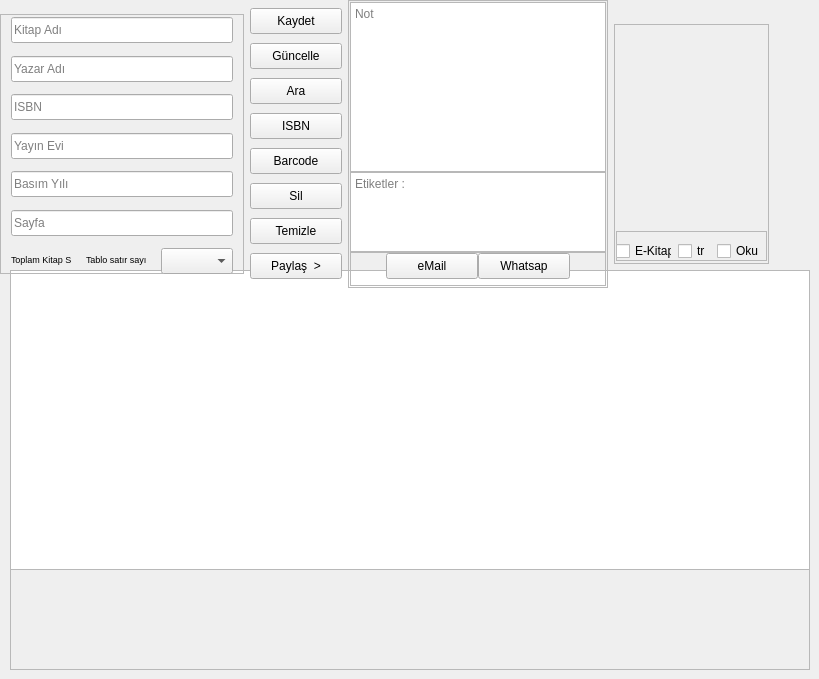
    <widget class="QWidget" name="tab">
     <attribute name="title">
      <string>Giriş</string>
     </attribute>
     <widget class="QFrame" name="frmTable">
      <property name="geometry">
       <rect>
        <x>10</x>
        <y>270</y>
        <width>800</width>
        <height>400</height>
       </rect>
      </property>
      <property name="minimumSize">
       <size>
        <width>800</width>
        <height>400</height>
       </size>
      </property>
      <property name="maximumSize">
       <size>
        <width>1000</width>
        <height>360</height>
       </size>
      </property>
      <property name="frameShape">
       <enum>QFrame::StyledPanel</enum>
      </property>
      <property name="frameShadow">
       <enum>QFrame::Raised</enum>
      </property>
      <widget class="QTableWidget" name="tblKitap">
       <property name="geometry">
        <rect>
         <x>0</x>
         <y>0</y>
         <width>800</width>
         <height>300</height>
        </rect>
       </property>
       <property name="minimumSize">
        <size>
         <width>800</width>
         <height>300</height>
        </size>
       </property>
       <property name="maximumSize">
        <size>
         <width>790</width>
         <height>300</height>
        </size>
       </property>
       <attribute name="horizontalHeaderCascadingSectionResizes">
        <bool>false</bool>
       </attribute>
       <attribute name="horizontalHeaderMinimumSectionSize">
        <number>40</number>
       </attribute>
       <attribute name="verticalHeaderMinimumSectionSize">
        <number>30</number>
       </attribute>
      </widget>
     </widget>
     <widget class="QWidget" name="">
      <layout class="QHBoxLayout" name="horizontalLayout_11">
       <item>
        <widget class="QFrame" name="frmGiris">
         <property name="maximumSize">
          <size>
           <width>250</width>
           <height>260</height>
          </size>
         </property>
         <property name="frameShape">
          <enum>QFrame::StyledPanel</enum>
         </property>
         <property name="frameShadow">
          <enum>QFrame::Raised</enum>
         </property>
         <layout class="QVBoxLayout" name="verticalLayout_8">
          <property name="spacing">
           <number>15</number>
          </property>
          <property name="leftMargin">
           <number>1</number>
          </property>
          <property name="topMargin">
           <number>2</number>
          </property>
          <property name="rightMargin">
           <number>1</number>
          </property>
          <property name="bottomMargin">
           <number>2</number>
          </property>
          <item>
           <layout class="QVBoxLayout" name="verticalLayout">
            <property name="leftMargin">
             <number>2</number>
            </property>
            <property name="topMargin">
             <number>0</number>
            </property>
            <property name="rightMargin">
             <number>2</number>
            </property>
            <property name="bottomMargin">
             <number>0</number>
            </property>
            <item>
             <layout class="QHBoxLayout" name="horizontalLayout">
              <item>
               <widget class="QLineEdit" name="leKitapAdi">
                <property name="sizePolicy">
                 <sizepolicy hsizetype="Expanding" vsizetype="Fixed">
                  <horstretch>0</horstretch>
                  <verstretch>0</verstretch>
                 </sizepolicy>
                </property>
                <property name="minimumSize">
                 <size>
                  <width>0</width>
                  <height>26</height>
                 </size>
                </property>
                <property name="maximumSize">
                 <size>
                  <width>222</width>
                  <height>26</height>
                 </size>
                </property>
                <property name="placeholderText">
                 <string>Kitap Adı</string>
                </property>
               </widget>
              </item>
             </layout>
            </item>
            <item>
             <layout class="QHBoxLayout" name="horizontalLayout_2">
              <item>
               <widget class="QLineEdit" name="leYazar">
                <property name="minimumSize">
                 <size>
                  <width>0</width>
                  <height>26</height>
                 </size>
                </property>
                <property name="maximumSize">
                 <size>
                  <width>222</width>
                  <height>26</height>
                 </size>
                </property>
                <property name="placeholderText">
                 <string>Yazar Adı</string>
                </property>
               </widget>
              </item>
             </layout>
            </item>
            <item>
             <layout class="QHBoxLayout" name="horizontalLayout_4">
              <item>
               <widget class="QLineEdit" name="leISBN">
                <property name="minimumSize">
                 <size>
                  <width>0</width>
                  <height>26</height>
                 </size>
                </property>
                <property name="maximumSize">
                 <size>
                  <width>222</width>
                  <height>26</height>
                 </size>
                </property>
                <property name="placeholderText">
                 <string>ISBN</string>
                </property>
               </widget>
              </item>
             </layout>
            </item>
            <item>
             <layout class="QHBoxLayout" name="horizontalLayout_6">
              <item>
               <widget class="QLineEdit" name="leYayinEvi">
                <property name="minimumSize">
                 <size>
                  <width>0</width>
                  <height>26</height>
                 </size>
                </property>
                <property name="maximumSize">
                 <size>
                  <width>222</width>
                  <height>26</height>
                 </size>
                </property>
                <property name="placeholderText">
                 <string>Yayın Evi</string>
                </property>
               </widget>
              </item>
             </layout>
            </item>
            <item>
             <layout class="QHBoxLayout" name="horizontalLayout_7">
              <item>
               <widget class="QLineEdit" name="leBasimYili">
                <property name="minimumSize">
                 <size>
                  <width>0</width>
                  <height>26</height>
                 </size>
                </property>
                <property name="maximumSize">
                 <size>
                  <width>222</width>
                  <height>26</height>
                 </size>
                </property>
                <property name="placeholderText">
                 <string>Basım Yılı</string>
                </property>
               </widget>
              </item>
             </layout>
            </item>
            <item>
             <layout class="QHBoxLayout" name="horizontalLayout_3">
              <property name="leftMargin">
               <number>2</number>
              </property>
              <property name="rightMargin">
               <number>2</number>
              </property>
              <item>
               <widget class="QLineEdit" name="leSayfa">
                <property name="minimumSize">
                 <size>
                  <width>0</width>
                  <height>26</height>
                 </size>
                </property>
                <property name="maximumSize">
                 <size>
                  <width>222</width>
                  <height>26</height>
                 </size>
                </property>
                <property name="placeholderText">
                 <string>Sayfa</string>
                </property>
               </widget>
              </item>
             </layout>
            </item>
            <item>
             <layout class="QHBoxLayout" name="horizontalLayout_13">
              <property name="leftMargin">
               <number>7</number>
              </property>
              <property name="rightMargin">
               <number>7</number>
              </property>
              <item>
               <widget class="QLabel" name="lbRowCount">
                <property name="maximumSize">
                 <size>
                  <width>60</width>
                  <height>26</height>
                 </size>
                </property>
                <property name="font">
                 <font>
                  <pointsize>7</pointsize>
                 </font>
                </property>
                <property name="text">
                 <string>Toplam Kitap Sayısı</string>
                </property>
               </widget>
              </item>
              <item>
               <widget class="QLabel" name="lbRowCount_2">
                <property name="maximumSize">
                 <size>
                  <width>60</width>
                  <height>26</height>
                 </size>
                </property>
                <property name="font">
                 <font>
                  <pointsize>7</pointsize>
                 </font>
                </property>
                <property name="text">
                 <string>Tablo satır sayısı</string>
                </property>
               </widget>
              </item>
              <item>
               <widget class="QComboBox" name="cboxRaf">
                <property name="minimumSize">
                 <size>
                  <width>0</width>
                  <height>26</height>
                 </size>
                </property>
                <property name="maximumSize">
                 <size>
                  <width>90</width>
                  <height>16777215</height>
                 </size>
                </property>
               </widget>
              </item>
             </layout>
            </item>
           </layout>
          </item>
         </layout>
        </widget>
       </item>
       <item>
        <layout class="QVBoxLayout" name="frmbutonbar">
         <property name="spacing">
          <number>1</number>
         </property>
         <property name="sizeConstraint">
          <enum>QLayout::SetFixedSize</enum>
         </property>
         <item>
          <widget class="QPushButton" name="btKaydet">
           <property name="minimumSize">
            <size>
             <width>92</width>
             <height>0</height>
            </size>
           </property>
           <property name="maximumSize">
            <size>
             <width>92</width>
             <height>26</height>
            </size>
           </property>
           <property name="styleSheet">
            <string notr="true"/>
           </property>
           <property name="text">
            <string>Kaydet</string>
           </property>
          </widget>
         </item>
         <item>
          <widget class="QPushButton" name="btGuncelle">
           <property name="minimumSize">
            <size>
             <width>92</width>
             <height>0</height>
            </size>
           </property>
           <property name="maximumSize">
            <size>
             <width>92</width>
             <height>26</height>
            </size>
           </property>
           <property name="text">
            <string>Güncelle</string>
           </property>
          </widget>
         </item>
         <item>
          <widget class="QPushButton" name="btAra">
           <property name="enabled">
            <bool>true</bool>
           </property>
           <property name="minimumSize">
            <size>
             <width>92</width>
             <height>0</height>
            </size>
           </property>
           <property name="maximumSize">
            <size>
             <width>92</width>
             <height>26</height>
            </size>
           </property>
           <property name="text">
            <string>Ara</string>
           </property>
          </widget>
         </item>
         <item>
          <widget class="QPushButton" name="btISBN">
           <property name="minimumSize">
            <size>
             <width>92</width>
             <height>0</height>
            </size>
           </property>
           <property name="maximumSize">
            <size>
             <width>92</width>
             <height>26</height>
            </size>
           </property>
           <property name="text">
            <string>ISBN</string>
           </property>
          </widget>
         </item>
         <item>
          <widget class="QPushButton" name="btBarcode">
           <property name="minimumSize">
            <size>
             <width>92</width>
             <height>0</height>
            </size>
           </property>
           <property name="maximumSize">
            <size>
             <width>92</width>
             <height>26</height>
            </size>
           </property>
           <property name="tabletTracking">
            <bool>true</bool>
           </property>
           <property name="styleSheet">
            <string notr="true"/>
           </property>
           <property name="text">
            <string>Barcode</string>
           </property>
           <property name="icon">
            <iconset theme="zoom-in">
             <normaloff>../kutuphane10</normaloff>../kutuphane10</iconset>
           </property>
          </widget>
         </item>
         <item>
          <widget class="QPushButton" name="btSil">
           <property name="minimumSize">
            <size>
             <width>92</width>
             <height>0</height>
            </size>
           </property>
           <property name="maximumSize">
            <size>
             <width>92</width>
             <height>26</height>
            </size>
           </property>
           <property name="text">
            <string>Sil</string>
           </property>
          </widget>
         </item>
         <item>
          <widget class="QPushButton" name="btClear">
           <property name="minimumSize">
            <size>
             <width>92</width>
             <height>0</height>
            </size>
           </property>
           <property name="maximumSize">
            <size>
             <width>92</width>
             <height>26</height>
            </size>
           </property>
           <property name="text">
            <string>Temizle</string>
           </property>
          </widget>
         </item>
         <item>
          <widget class="QPushButton" name="btPaylas">
           <property name="maximumSize">
            <size>
             <width>92</width>
             <height>26</height>
            </size>
           </property>
           <property name="text">
            <string>Paylaş  &gt;</string>
           </property>
          </widget>
         </item>
        </layout>
       </item>
       <item>
        <widget class="QFrame" name="frmNot">
         <property name="maximumSize">
          <size>
           <width>270</width>
           <height>16777215</height>
          </size>
         </property>
         <property name="frameShape">
          <enum>QFrame::StyledPanel</enum>
         </property>
         <property name="frameShadow">
          <enum>QFrame::Raised</enum>
         </property>
         <layout class="QVBoxLayout" name="verticalLayout_5">
          <property name="spacing">
           <number>0</number>
          </property>
          <property name="leftMargin">
           <number>1</number>
          </property>
          <property name="topMargin">
           <number>1</number>
          </property>
          <property name="rightMargin">
           <number>1</number>
          </property>
          <property name="bottomMargin">
           <number>1</number>
          </property>
          <item>
           <layout class="QVBoxLayout" name="verticalLayout_3">
            <property name="spacing">
             <number>0</number>
            </property>
            <item>
             <widget class="QTextEdit" name="teNot">
              <property name="minimumSize">
               <size>
                <width>0</width>
                <height>140</height>
               </size>
              </property>
              <property name="maximumSize">
               <size>
                <width>270</width>
                <height>170</height>
               </size>
              </property>
              <property name="autoFormatting">
               <set>QTextEdit::AutoNone</set>
              </property>
              <property name="html">
               <string>&lt;!DOCTYPE HTML PUBLIC &quot;-//W3C//DTD HTML 4.0//EN&quot; &quot;http://www.w3.org/TR/REC-html40/strict.dtd&quot;&gt;
&lt;html&gt;&lt;head&gt;&lt;meta name=&quot;qrichtext&quot; content=&quot;1&quot; /&gt;&lt;meta charset=&quot;utf-8&quot; /&gt;&lt;style type=&quot;text/css&quot;&gt;
p, li { white-space: pre-wrap; }
hr { height: 1px; border-width: 0; }
li.unchecked::marker { content: &quot;\2610&quot;; }
li.checked::marker { content: &quot;\2612&quot;; }
&lt;/style&gt;&lt;/head&gt;&lt;body style=&quot; font-family:'Segoe UI'; font-size:9pt; font-weight:400; font-style:normal;&quot;&gt;
&lt;p style=&quot;-qt-paragraph-type:empty; margin-top:0px; margin-bottom:0px; margin-left:0px; margin-right:0px; -qt-block-indent:0; text-indent:0px;&quot;&gt;&lt;br /&gt;&lt;/p&gt;&lt;/body&gt;&lt;/html&gt;</string>
              </property>
              <property name="placeholderText">
               <string>Not</string>
              </property>
             </widget>
            </item>
            <item>
             <widget class="QTextEdit" name="teEtiket">
              <property name="maximumSize">
               <size>
                <width>270</width>
                <height>80</height>
               </size>
              </property>
              <property name="html">
               <string>&lt;!DOCTYPE HTML PUBLIC &quot;-//W3C//DTD HTML 4.0//EN&quot; &quot;http://www.w3.org/TR/REC-html40/strict.dtd&quot;&gt;
&lt;html&gt;&lt;head&gt;&lt;meta name=&quot;qrichtext&quot; content=&quot;1&quot; /&gt;&lt;meta charset=&quot;utf-8&quot; /&gt;&lt;style type=&quot;text/css&quot;&gt;
p, li { white-space: pre-wrap; }
hr { height: 1px; border-width: 0; }
li.unchecked::marker { content: &quot;\2610&quot;; }
li.checked::marker { content: &quot;\2612&quot;; }
&lt;/style&gt;&lt;/head&gt;&lt;body style=&quot; font-family:'Segoe UI'; font-size:9pt; font-weight:400; font-style:normal;&quot;&gt;
&lt;p style=&quot;-qt-paragraph-type:empty; margin-top:12px; margin-bottom:12px; margin-left:0px; margin-right:0px; -qt-block-indent:0; text-indent:0px;&quot;&gt;&lt;br /&gt;&lt;/p&gt;&lt;/body&gt;&lt;/html&gt;</string>
              </property>
              <property name="placeholderText">
               <string>Etiketler : </string>
              </property>
             </widget>
            </item>
            <item>
             <widget class="QFrame" name="frmPaylas">
              <property name="frameShape">
               <enum>QFrame::StyledPanel</enum>
              </property>
              <property name="frameShadow">
               <enum>QFrame::Raised</enum>
              </property>
              <layout class="QHBoxLayout" name="horizontalLayout_5">
               <property name="spacing">
                <number>2</number>
               </property>
               <property name="leftMargin">
                <number>1</number>
               </property>
               <property name="topMargin">
                <number>0</number>
               </property>
               <property name="rightMargin">
                <number>1</number>
               </property>
               <property name="bottomMargin">
                <number>6</number>
               </property>
               <item>
                <layout class="QHBoxLayout" name="horizontalLayout_9">
                 <property name="spacing">
                  <number>0</number>
                 </property>
                 <property name="leftMargin">
                  <number>1</number>
                 </property>
                 <property name="topMargin">
                  <number>0</number>
                 </property>
                 <property name="rightMargin">
                  <number>1</number>
                 </property>
                 <property name="bottomMargin">
                  <number>0</number>
                 </property>
                 <item>
                  <widget class="QPushButton" name="btEmail">
                   <property name="minimumSize">
                    <size>
                     <width>92</width>
                     <height>26</height>
                    </size>
                   </property>
                   <property name="maximumSize">
                    <size>
                     <width>70</width>
                     <height>26</height>
                    </size>
                   </property>
                   <property name="toolTip">
                    <string>&lt;html&gt;&lt;head/&gt;&lt;body&gt;&lt;p&gt;Mail adresi istenecek &lt;/p&gt;&lt;p&gt;sonra da kitap adı, yazar ve ISBN&lt;/p&gt;&lt;p&gt;gönderilecek&lt;/p&gt;&lt;/body&gt;&lt;/html&gt;</string>
                   </property>
                   <property name="styleSheet">
                    <string notr="true"/>
                   </property>
                   <property name="text">
                    <string>eMail</string>
                   </property>
                  </widget>
                 </item>
                 <item>
                  <widget class="QPushButton" name="btWhatsap">
                   <property name="minimumSize">
                    <size>
                     <width>92</width>
                     <height>26</height>
                    </size>
                   </property>
                   <property name="maximumSize">
                    <size>
                     <width>70</width>
                     <height>26</height>
                    </size>
                   </property>
                   <property name="toolTip">
                    <string>&lt;html&gt;&lt;head/&gt;&lt;body&gt;&lt;p&gt;Telefon numarası istenecek &lt;/p&gt;&lt;p&gt;53xxxxxxxx başında sıfır olmadan girin&lt;/p&gt;&lt;p&gt;sonra da kitap adı, yazar ve ISBN&lt;/p&gt;&lt;p&gt;gönderilecek&lt;/p&gt;&lt;/body&gt;&lt;/html&gt;</string>
                   </property>
                   <property name="styleSheet">
                    <string notr="true"/>
                   </property>
                   <property name="text">
                    <string>Whatsap</string>
                   </property>
                  </widget>
                 </item>
                </layout>
               </item>
              </layout>
             </widget>
            </item>
           </layout>
          </item>
         </layout>
        </widget>
       </item>
       <item>
        <widget class="QFrame" name="frmResim">
         <property name="minimumSize">
          <size>
           <width>155</width>
           <height>210</height>
          </size>
         </property>
         <property name="maximumSize">
          <size>
           <width>150</width>
           <height>240</height>
          </size>
         </property>
         <property name="frameShape">
          <enum>QFrame::StyledPanel</enum>
         </property>
         <property name="frameShadow">
          <enum>QFrame::Raised</enum>
         </property>
         <layout class="QVBoxLayout" name="verticalLayout_7">
          <property name="leftMargin">
           <number>1</number>
          </property>
          <property name="topMargin">
           <number>2</number>
          </property>
          <property name="rightMargin">
           <number>1</number>
          </property>
          <property name="bottomMargin">
           <number>2</number>
          </property>
          <item>
           <widget class="QLabel" name="lbImg">
            <property name="minimumSize">
             <size>
              <width>150</width>
              <height>210</height>
             </size>
            </property>
            <property name="maximumSize">
             <size>
              <width>151</width>
              <height>210</height>
             </size>
            </property>
            <property name="styleSheet">
             <string notr="true"/>
            </property>
            <property name="text">
             <string/>
            </property>
           </widget>
          </item>
          <item>
           <widget class="QFrame" name="frame">
            <property name="minimumSize">
             <size>
              <width>150</width>
              <height>30</height>
             </size>
            </property>
            <property name="frameShape">
             <enum>QFrame::StyledPanel</enum>
            </property>
            <property name="frameShadow">
             <enum>QFrame::Raised</enum>
            </property>
            <widget class="QWidget" name="layoutWidget">
             <property name="geometry">
              <rect>
               <x>0</x>
               <y>10</y>
               <width>151</width>
               <height>20</height>
              </rect>
             </property>
             <layout class="QHBoxLayout" name="horizontalLayout_17">
              <item>
               <widget class="QCheckBox" name="cbekitap">
                <property name="enabled">
                 <bool>true</bool>
                </property>
                <property name="maximumSize">
                 <size>
                  <width>16777215</width>
                  <height>26</height>
                 </size>
                </property>
                <property name="text">
                 <string>E-Kitap</string>
                </property>
                <property name="checked">
                 <bool>false</bool>
                </property>
               </widget>
              </item>
              <item>
               <widget class="QCheckBox" name="cbTr">
                <property name="maximumSize">
                 <size>
                  <width>40</width>
                  <height>26</height>
                 </size>
                </property>
                <property name="text">
                 <string>tr</string>
                </property>
               </widget>
              </item>
              <item>
               <widget class="QCheckBox" name="cbOkundu">
                <property name="minimumSize">
                 <size>
                  <width>50</width>
                  <height>0</height>
                 </size>
                </property>
                <property name="maximumSize">
                 <size>
                  <width>40</width>
                  <height>26</height>
                 </size>
                </property>
                <property name="text">
                 <string>Oku</string>
                </property>
                <property name="checked">
                 <bool>false</bool>
                </property>
               </widget>
              </item>
             </layout>
            </widget>
           </widget>
          </item>
         </layout>
        </widget>
       </item>
      </layout>
     </widget>
    </widget>
